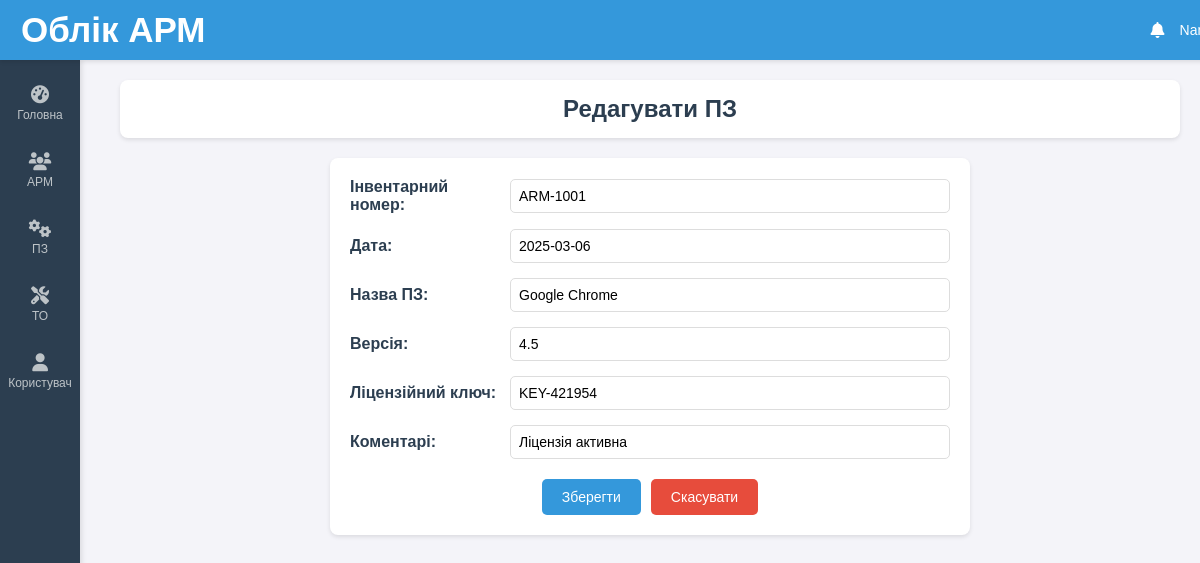
/edit_software/5, run on the app's committed database.
### tables this page shows
CREATE TABLE software (
    id INTEGER PRIMARY KEY AUTOINCREMENT,
    inventory_number TEXT,
    date TEXT,
    software_name TEXT,
    version TEXT,
    license_key TEXT,
    comments TEXT
);

### routes.py (the view, shortened to what this page needs)
@main_bp.route('/edit_software/<int:software_id>', methods=['GET', 'POST'])
def edit_software(software_id):
    try:
        software = get_software_by_id(software_id)
        inventory_numbers = get_inventory_numbers()
        if not software:
            return "ПЗ не знайдено", 404
        return render_template('edit_software.html', software=software, inventory_numbers=inventory_numbers)
    except Exception as e:
        return f"Помилка: {e}", 500

### db.py (called while the page is built)
def get_db_connection():
    try:
        conn = sqlite3.connect('workplaces.db')
        conn.row_factory = sqlite3.Row
        return conn
    except sqlite3.Error as e:
        raise Exception(f"Помилка підключення до бази даних: {e}")

def get_inventory_numbers():
    conn = get_db_connection()
    try:
        cursor = conn.cursor()
        cursor.execute('SELECT inventory_number FROM workplaces')
        return [row['inventory_number'] for row in cursor.fetchall()]
    except sqlite3.Error as e:
        raise Exception(f"Помилка отримання інвентарних номерів: {e}")
    finally:
        conn.close()

def get_software_by_id(software_id):
    conn = get_db_connection()
    try:
        cursor = conn.cursor()
        cursor.execute('SELECT * FROM software WHERE id = ?', (software_id,))
        return cursor.fetchone()
    except sqlite3.Error as e:
        raise Exception(f"Помилка отримання ПЗ за ID {software_id}: {e}")
    finally:
        conn.close()

### templates/edit_software.html (shortened to what this page needs)
{% extends "base.html" %}
{% block content %}
    <div class="header">
        <h1>Редагувати ПЗ</h1>
    </div>
    <div class="form-container">
        <form method="POST" action="/edit_software/{{ software['id'] }}">
            <div class="form-group">
                <label for="inventory_number">Інвентарний номер:</label>
                <input type="text" id="inventory_number" name="inventory_number" list="inventory_numbers" value="{{ software['inventory_number'] }}" required>
            </div>
            <div class="form-group">
                <label for="software_date">Дата:</label>
                <input type="text" id="software_date" name="software_date" value="{{ software['date'] }}" required>
            </div>
            <div class="form-group">
                <label for="software_name">Назва ПЗ:</label>
                <input type="text" id="software_name" name="software_name" value="{{ software['software_name'] }}" required>
            </div>
            <div class="form-group">
                <label for="version">Версія:</label>
                <input type="text" id="version" name="version" value="{{ software['version'] }}" required>
            </div>
            <div class="form-group">
                <label for="license_key">Ліцензійний ключ:</label>
                <input type="text" id="license_key" name="license_key" value="{{ software['license_key'] }}">
            </div>
            <div class="form-group">
                <label for="software_comments">Коментарі:</label>
                <input type="text" id="software_comments" name="software_comments" value="{{ software['comments'] }}">
            </div>
            <div class="form-buttons">
                <button type="submit" class="submit-btn">Зберегти</button>
                <a href="/software" class="cancel-btn">Скасувати</a>
            </div>
        </form>
    </div>
{% endblock %}

### static/styles.css (style rules this page uses)
body { font-family: 'Arial', sans-serif; background-color: #f4f4f9; color: #333; margin: 0; padding: 0; }
.header { background-color: #fff; padding: 15px; border-radius: 8px; box-shadow: 0 2px 4px rgba(0,0,0,0.1); margin-bottom: 20px; text-align: center; }
h1 { margin: 0; font-size: 24px; color: #2c3e50; }
a { color: #2980b9; text-decoration: none; font-size: 12px; }
.form-container { max-width: 600px; margin: 0 auto; background-color: #fff; padding: 20px; border-radius: 8px; box-shadow: 0 2px 4px rgba(0,0,0,0.1); }
.form-group { display: flex; align-items: center; margin-bottom: 15px; }
.form-group label { width: 150px; font-weight: bold; color: #2c3e50; margin-right: 10px; }
.form-group input { flex: 1; padding: 8px; border: 1px solid #ddd; border-radius: 5px; font-size: 14px; }
.form-buttons { display: flex; justify-content: center; gap: 10px; margin-top: 20px; }
.submit-btn { padding: 10px 20px; background-color: #3498db; color: #fff; border: none; border-radius: 5px; cursor: pointer; font-size: 14px; }
.cancel-btn { padding: 10px 20px; background-color: #e74c3c; color: #fff; border: none; border-radius: 5px; text-decoration: none; font-size: 14px; text-align: center; }

### data on the page
software: inventory_number "ARM-1001", software_date "2025-03-06", software_name "Google Chrome", version "4.5", license_key "KEY-421954", software_comments "Ліцензія активна"
